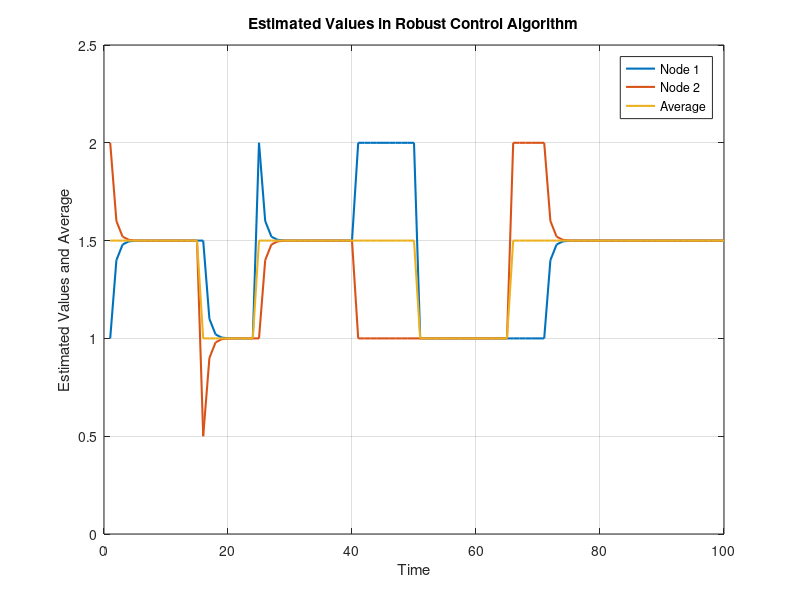
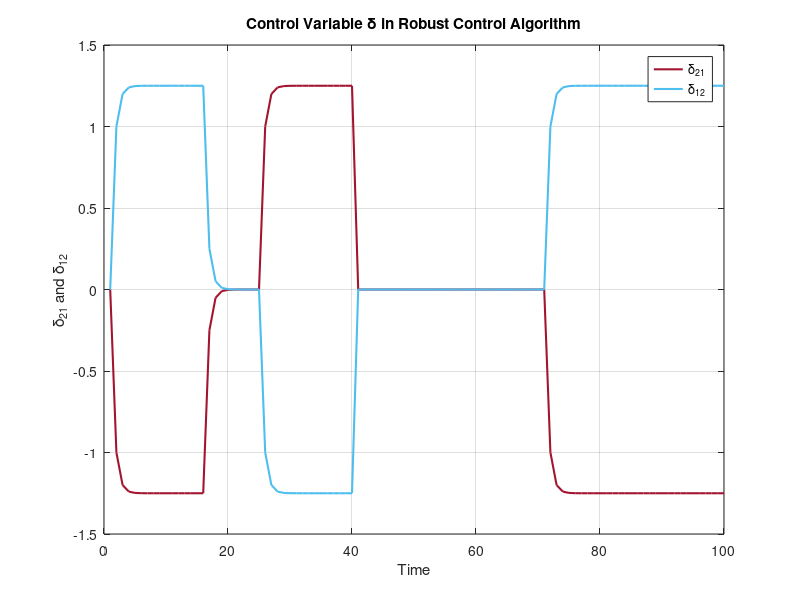
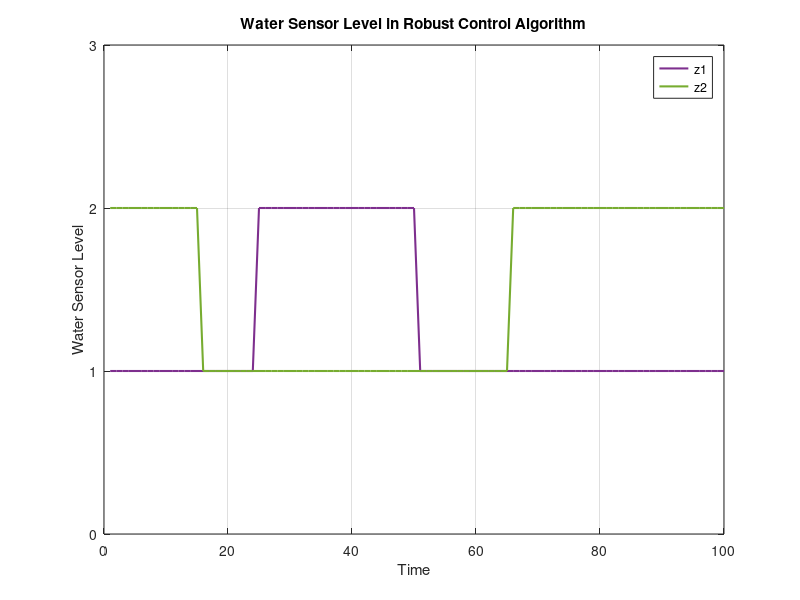

These charts were generated, in order, by the following MATLAB code:
% Parametri iniziali
a21 = 1; % Coefficiente di controllo
epsilon = 0.4; % Passo del consenso
timesteps = 100; % Numero di iterazioni

% Definisce i colori per i grafici
colorx1 = [0, 0.4470, 0.7410]; % Blu
colorx2 = [0.8500, 0.3250, 0.0980]; % Arancione
colormedia = [0.9290, 0.6940, 0.1250]; % Giallo
colorz1 = [0.4940, 0.1840, 0.5560]; % Viola
colorz2 = [0.4660, 0.6740, 0.1880]; % Verde
colordelta21 = [0.6350, 0.0780, 0.1840]; % Rosso
colordelta12 = [0.3010, 0.7450, 0.9330]; % Ciano

% Array per memorizzare i risultati
x1_values = zeros(1, timesteps);
x2_values = zeros(1, timesteps);
delta21_values = zeros(1, timesteps);
delta21_values_pre = zeros(1,timesteps);
z1_values = zeros(1, timesteps);
z2_values = zeros(1, timesteps);

for i=1:24
    z1_values(1,i)=1;
end
for i=25:50
    z1_values(1,i)=2;
end
for i=51:100
    z1_values(1,i)=1;
end

for i=1:15
    z2_values(1,i)=2
end
for i=16:65
    z2_values(1,i)=1;
end
for i=66:100
    z2_values(1,i)=2;
end

media = (z1_values + z2_values)/2;

delta21_values(1,1) = 0; % Variabile di controllo iniziale tra nodo 2 e nodo 1
x1_values(1,1) = z1_values(1,1); % Livello iniziale d'acqua nel nodo 1
x2_values(1,1) = z2_values(1,1); % Livello iniziale d'acqua nel nodo 2

% Loop temporale
for k = 1:timesteps-1
    % Aggiorna la variabile di controllo
    if k < 40 || k > 70
        delta21_values(k+1) = delta21_values(k) - (x2_values(k) - x1_values(k));
    else
        delta21_values(k+1) = 0;
    end
    
    % Algoritmo del consenso
    x1_values(k+1) = epsilon * (-delta21_values(k+1)) + z1_values(k+1);
    x2_values(k+1) = epsilon * delta21_values(k+1) + z2_values(k+1);
end

% Visualizza le stime
figure;
plot(1:timesteps, x1_values, 'Color', colorx1, 'LineWidth', 1.5); % Nodo 1
hold on;
plot(1:timesteps, x2_values, 'Color', colorx2, 'LineWidth', 1.5); % Nodo 2
plot(1:timesteps, media, 'Color', colormedia, 'LineWidth', 1.5); % Media
hold off;
xlabel('Time');
ylabel('Estimated Values and Average');
legend('Node 1', 'Node 2', 'Average');
title('Estimated Values in Robust Control Algorithm');
grid on;

% Visualizza le variabili di controllo delta
figure;
plot(1:timesteps, delta21_values, 'Color', colordelta21, 'LineWidth', 1.5); % Delta21
hold on;
plot(1:timesteps, -delta21_values, 'Color', colordelta12, 'LineWidth', 1.5); % Delta12
hold off;
xlabel('Time');
ylabel('\delta_{21} and \delta_{12}');
legend('\delta_{21}', '\delta_{12}');
title('Control Variable \delta in Robust Control Algorithm');
grid on;

% Visualizza i valori di z
figure;
plot(1:timesteps, z1_values, 'Color', colorz1, 'LineWidth', 1.5); % z1
hold on;
plot(1:timesteps, z2_values, 'Color', colorz2, 'LineWidth', 1.5); % z2
hold off;
xlabel('Time');
ylabel('Water Sensor Level');
yticks([0 1 2 3]); % Mostra solo 0, 1, 2, 3 sull'asse y
ylim([0 3]); % Imposta l'intervallo dell'asse y da 0 a 3
legend('z1', 'z2');
title('Water Sensor Level in Robust Control Algorithm');
grid on;
